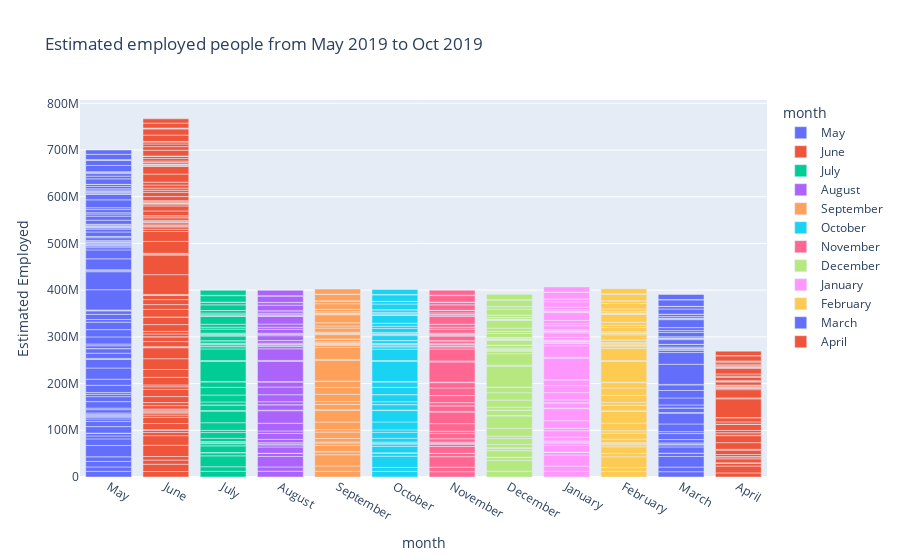

This figure's notebook cell:
### Code cell
fig = px.bar(df,x='month',y=' Estimated Employed',color='month',
            category_orders ={'month':['May', 'June', 'July', 'August', 'September', 'October',
       'November']},
            title='Estimated employed people from May 2019 to Oct 2019')
fig.show()

### Figure 1 — Plotly figure (JSON) as saved in the notebook; plotly's stock layout.template omitted (floating-point values rounded to 4 significant figures)
{"data": [{"alignmentgroup": "True", "hovertemplate": "month=%{x}<br> Estimated Employed=%{y}<extra></extra>", "legendgroup": "May", "marker": {"color": "#636efa", "pattern": {"shape": ""}}, "name": "May", "offsetgroup": "May", "orientation": "v", "showlegend": true, "textposition": "auto", "type": "bar", "x": ["May", "May", "May", "May", "May", "May", "May", "May", "May", "May", "May", "May", "May", "May", "May", "May", "May", "May", "May", "May", "May", "May", "May", "May", "May", "May", "May", "May", "May", "May", "May", "May", "May", "May", "May", "May", "May", "May", "May", "May", "May", "May", "May", "May", "May", "May", "May", "May", "May", "May", "May", "May", "May", "May", "May", "May", "May", "May", "May", "May", "May", "May", "May", "May", "May", "May", "May", "May", "May", "May", "May", "May", "May", "May", "May", "May", "May", "May", "May", "May", "May", "May", "May", "May", "May", "May", "May", "May", "May", "May", "May", "May", "May", "May", "May", "May", "May", "May", "May", "May", "May", "May", "May", "May", "May"], "xaxis": "x", "y": [11999139, 9526902, 11749334, 9926176, 24322330, 14050319, 6259019, 5454091, 169487, 129610, 179340, 128538, 13954728, 11121124, 5249186, 3914193, 2045760, 1732050, 2495186, 2716966, 7035766, 3315038, 13911440, 10626328, 5184355, 3799919, 15349838, 13099601, 23896858, 18423447, 1119011, 992148, 11155753, 9683719, 172474, 6088547, 3727366, 15226005, 15586833, 15844698, 5768342, 11053353, 7508747, 1019549, 911789, 43287808, 38640999, 2108044, 1915482, 23452875, 19115772, 4788661, 3428356, 1671707, 1441722, 3029344, 2207026, 348042, 2223129, 1276291, 5756475, 2343783, 264855, 9686558, 6072776, 2693596, 2013083, 245668, 134868, 1130139, 937435, 2404033, 830347, 8638239, 8669258, 4605913, 2826118, 6692720, 3879934, 16962574, 12365754, 228978, 222916, 2519582, 1975481, 283905, 64538, 3289918, 2682658, 5108436, 4225486, 89587, 75456, 11798080, 5733921, 5560649, 3108830, 423127, 384999, 13391244, 11111486, 676797, 778590, 11306177, 9240903], "yaxis": "y"}, {"alignmentgroup": "True", "hovertemplate": "month=%{x}<br> Estimated Employed=%{y}<extra></extra>", "legendgroup": "June", "marker": {"color": "#EF553B", "pattern": {"shape": ""}}, "name": "June", "offsetgroup": "June", "orientation": "v", "showlegend": true, "textposition": "auto", "type": "bar", "x": ["June", "June", "June", "June", "June", "June", "June", "June", "June", "June", "June", "June", "June", "June", "June", "June", "June", "June", "June", "June", "June", "June", "June", "June", "June", "June", "June", "June", "June", "June", "June", "June", "June", "June", "June", "June", "June", "June", "June", "June", "June", "June", "June", "June", "June", "June", "June", "June", "June", "June", "June", "June", "June", "June", "June", "June", "June", "June", "June", "June", "June", "June", "June", "June", "June", "June", "June", "June", "June", "June", "June", "June", "June", "June", "June", "June", "June", "June", "June", "June", "June", "June", "June", "June", "June", "June", "June", "June", "June", "June", "June", "June", "June", "June", "June", "June", "June", "June", "June", "June", "June", "June", "June", "June"], "xaxis": "x", "y": [11755881, 15572975, 8923222, 7544937, 24097712, 20622566, 6608626, 5781095, 149076, 112108, 170471, 13199281, 13243922, 4745178, 4357835, 1957081, 2230075, 2423742, 2049617, 7319782, 6375114, 12888490, 15396213, 5605627, 3952088, 16294794, 16748971, 23056511, 23601016, 1024797, 1150200, 10965154, 10187145, 184527, 6025235, 5364047, 14610564, 16076978, 141313, 16375303, 10169115, 10728822, 8891181, 1107013, 1106978, 42276572, 41908909, 2021553, 1675441, 25543465, 21225887, 4824630, 4954389, 1647342, 1551007, 3248864, 3124663, 337145, 306505, 2192020, 1602231, 5550172, 4306807, 304015, 10144965, 10574711, 2845190, 2304138, 237576, 224902, 1139815, 2326911, 2244460, 8862498, 8822411, 4678374, 4601293, 6509340, 6221562, 17375053, 16172690, 231252, 2356290, 2221069, 304369, 234926, 3307798, 3047750, 5241174, 5275784, 89702, 76269, 12318745, 7741005, 5683349, 4577995, 408738, 391015, 13624452, 13208724, 906889, 989470, 10611498, 9088931], "yaxis": "y"}, {"alignmentgroup": "True", "hovertemplate": "month=%{x}<br> Estimated Employed=%{y}<extra></extra>", "legendgroup": "July", "marker": {"color": "#00cc96", "pattern": {"shape": ""}}, "name": "July", "offsetgroup": "July", "orientation": "v", "showlegend": true, "textposition": "auto", "type": "bar", "x": ["July", "July", "July", "July", "July", "July", "July", "July", "July", "July", "July", "July", "July", "July", "July", "July", "July", "July", "July", "July", "July", "July", "July", "July", "July", "July", "July", "July", "July", "July", "July", "July", "July", "July", "July", "July", "July", "July", "July", "July", "July", "July", "July", "July", "July", "July", "July", "July", "July", "July", "July", "July", "July", "July"], "xaxis": "x", "y": [12086707, 9911534, 23248875, 6753622, 166605, 167437, 14327083, 4826560, 1916824, 2549316, 6958404, 12169808, 4855393, 16274707, 24843750, 1158511, 12009883, 139227, 6308129, 14859873, 16455928, 11538688, 1052597, 42697000, 2000524, 24857807, 4657443, 1739838, 3059744, 294379, 2285436, 5393091, 280367, 9828023, 2405973, 235894, 1183770, 2434579, 8738029, 4105211, 6266446, 17215677, 284015, 2542237, 281117, 3592442, 5372470, 108334, 12054414, 5432503, 410583, 13862431, 859900, 10779829], "yaxis": "y"}, {"alignmentgroup": "True", "hovertemplate": "month=%{x}<br> Estimated Employed=%{y}<extra></extra>", "legendgroup": "August", "marker": {"color": "#ab63fa", "pattern": {"shape": ""}}, "name": "August", "offsetgroup": "August", "orientation": "v", "showlegend": true, "textposition": "auto", "type": "bar", "x": ["August", "August", "August", "August", "August", "August", "August", "August", "August", "August", "August", "August", "August", "August", "August", "August", "August", "August", "August", "August", "August", "August", "August", "August", "August", "August", "August", "August", "August", "August", "August", "August", "August", "August", "August", "August", "August", "August", "August", "August", "August", "August", "August", "August", "August", "August", "August", "August", "August", "August", "August", "August", "August"], "xaxis": "x", "y": [12285693, 9292039, 22260203, 6607694, 135407, 183603, 13507342, 4558306, 1969248, 2778624, 7015356, 12686470, 5233449, 16559137, 26835389, 1065725, 11727659, 183930, 6183427, 15052051, 16463931, 10743959, 975501, 43298746, 1911380, 24924827, 4743179, 1595582, 2994763, 328282, 2392400, 5552510, 243277, 10228154, 2523005, 236315, 2335406, 8614340, 4448650, 6809834, 16602767, 259433, 2456983, 312882, 3499863, 5195170, 90850, 11933093, 5544693, 368977, 13580241, 823967, 11456493], "yaxis": "y"}, {"alignmentgroup": "True", "hovertemplate": "month=%{x}<br> Estimated Employed=%{y}<extra></extra>", "legendgroup": "September", "marker": {"color": "#FFA15A", "pattern": {"shape": ""}}, "name": "September", "offsetgroup": "September", "orientation": "v", "showlegend": true, "textposition": "auto", "type": "bar", "x": ["September", "September", "September", "September", "September", "September", "September", "September", "September", "September", "September", "September", "September", "September", "September", "September", "September", "September", "September", "September", "September", "September", "September", "September", "September", "September", "September", "September", "September", "September", "September", "September", "September", "September", "September", "September", "September", "September", "September", "September", "September", "September", "September", "September", "September", "September", "September", "September", "September", "September", "September", "September"], "xaxis": "x", "y": [12256762, 11468349, 23905700, 6490776, 166056, 163215, 13280783, 5127956, 2039804, 7500122, 13741892, 5400499, 16159315, 25219281, 1162159, 11167715, 175718, 6260971, 15419779, 14595441, 12636415, 1034408, 44198762, 2157845, 25610773, 4733996, 1576480, 2992082, 327239, 2311507, 5642253, 309643, 9609939, 2675862, 247210, 2357627, 8647794, 4640642, 6655967, 17396398, 253887, 2570663, 286573, 3227178, 5176819, 89450, 11902824, 5668785, 418043, 13522970, 711150, 11158649], "yaxis": "y"}, {"alignmentgroup": "True", "hovertemplate": "month=%{x}<br> Estimated Employed=%{y}<extra></extra>", "legendgroup": "October", "marker": {"color": "#19d3f3", "pattern": {"shape": ""}}, "name": "October", "offsetgroup": "October", "orientation": "v", "showlegend": true, "textposition": "auto", "type": "bar", "x": ["October", "October", "October", "October", "October", "October", "October", "October", "October", "October", "October", "October", "October", "October", "October", "October", "October", "October", "October", "October", "October", "October", "October", "October", "October", "October", "October", "October", "October", "October", "October", "October", "October", "October", "October", "October", "October", "October", "October", "October", "October", "October", "October", "October", "October", "October", "October", "October", "October", "October", "October", "October", "October", "October", "October"], "xaxis": "x", "y": [12017412, 8395906, 24053140, 7043840, 149511, 177440, 13828512, 4798833, 1946957, 2477621, 7761243, 12803527, 5328825, 17060638, 24330249, 1080609, 11621534, 180283, 6021921, 15178544, 146688, 15595647, 11375354, 1113764, 42833265, 2027662, 24353018, 4774377, 1595176, 3173429, 330856, 2297096, 6030363, 290264, 10474217, 2821456, 232322, 1029087, 2460196, 8799249, 4644510, 6603715, 17221991, 234375, 2456855, 312548, 3070438, 5384335, 87974, 12223948, 5318341, 414808, 13938303, 925174, 10563686], "yaxis": "y"}, {"alignmentgroup": "True", "hovertemplate": "month=%{x}<br> Estimated Employed=%{y}<extra></extra>", "legendgroup": "November", "marker": {"color": "#FF6692", "pattern": {"shape": ""}}, "name": "November", "offsetgroup": "November", "orientation": "v", "showlegend": true, "textposition": "auto", "type": "bar", "x": ["November", "November", "November", "November", "November", "November", "November", "November", "November", "November", "November", "November", "November", "November", "November", "November", "November", "November", "November", "November", "November", "November", "November", "November", "November", "November", "November", "November", "November", "November", "November", "November", "November", "November", "November", "November", "November", "November", "November", "November", "November", "November", "November", "November", "November", "November", "November", "November", "November", "November", "November", "November", "November", "November", "November"], "xaxis": "x", "y": [11397681, 9625362, 22445989, 6942931, 178768, 159489, 14487815, 4875763, 2024409, 2415724, 7279628, 11537217, 4557906, 16306428, 24881383, 1205703, 12192623, 142787, 6395022, 15278556, 162426, 16223430, 11265828, 1084633, 43261530, 2007113, 25630359, 4668772, 1708045, 3081077, 289593, 2341284, 5439600, 271612, 9896129, 2404239, 233029, 1226793, 2424281, 8613835, 4062767, 6459457, 17486683, 293431, 2594469, 275003, 3602243, 5306715, 107751, 11729952, 5338119, 427700, 14128888, 904903, 10768462], "yaxis": "y"}, {"alignmentgroup": "True", "hovertemplate": "month=%{x}<br> Estimated Employed=%{y}<extra></extra>", "legendgroup": "December", "marker": {"color": "#B6E880", "pattern": {"shape": ""}}, "name": "December", "offsetgroup": "December", "orientation": "v", "showlegend": true, "textposition": "auto", "type": "bar", "x": ["December", "December", "December", "December", "December", "December", "December", "December", "December", "December", "December", "December", "December", "December", "December", "December", "December", "December", "December", "December", "December", "December", "December", "December", "December", "December", "December", "December", "December", "December", "December", "December", "December", "December", "December", "December", "December", "December", "December", "December", "December", "December", "December", "December", "December", "December", "December", "December", "December", "December", "December", "December", "December"], "xaxis": "x", "y": [12528395, 22914530, 6569385, 145671, 177155, 13877825, 4603484, 1922821, 6873437, 12756132, 5065804, 16854647, 26357625, 1102997, 11345069, 180808, 6164215, 15485307, 161647, 15356938, 11068056, 1046878, 44640087, 1947566, 24906239, 4913963, 1722303, 2977857, 311146, 2415436, 5718337, 288154, 10172812, 2548835, 241366, 1209085, 2290170, 8592376, 4440283, 6787403, 16581144, 267417, 2369048, 313135, 3575778, 5109481, 88035, 12260389, 5317782, 399427, 13857200, 844779, 11335696], "yaxis": "y"}, {"alignmentgroup": "True", "hovertemplate": "month=%{x}<br> Estimated Employed=%{y}<extra></extra>", "legendgroup": "January", "marker": {"color": "#FF97FF", "pattern": {"shape": ""}}, "name": "January", "offsetgroup": "January", "orientation": "v", "showlegend": true, "textposition": "auto", "type": "bar", "x": ["January", "January", "January", "January", "January", "January", "January", "January", "January", "January", "January", "January", "January", "January", "January", "January", "January", "January", "January", "January", "January", "January", "January", "January", "January", "January", "January", "January", "January", "January", "January", "January", "January", "January", "January", "January", "January", "January", "January", "January", "January", "January", "January", "January", "January", "January", "January", "January", "January", "January", "January", "January", "January"], "xaxis": "x", "y": [12016676, 11420996, 23409006, 6236201, 157791, 158936, 14301844, 5062293, 2041035, 2373488, 7868736, 13938874, 5307026, 16183702, 25881398, 1229406, 11182128, 176252, 6189471, 15484353, 14954646, 12065915, 1057975, 45777509, 1986386, 24612171, 4618860, 1630908, 2988665, 332062, 2315972, 5647493, 257814, 9824501, 2630938, 246596, 1079537, 2329293, 8749154, 4597507, 6834930, 16715470, 261687, 2561320, 281698, 3252622, 5157363, 11926995, 5543380, 450155, 13656250, 725253, 11208617], "yaxis": "y"}, {"alignmentgroup": "True", "hovertemplate": "month=%{x}<br> Estimated Employed=%{y}<extra></extra>", "legendgroup": "February", "marker": {"color": "#FECB52", "pattern": {"shape": ""}}, "name": "February", "offsetgroup": "February", "orientation": "v", "showlegend": true, "textposition": "auto", "type": "bar", "x": ["February", "February", "February", "February", "February", "February", "February", "February", "February", "February", "February", "February", "February", "February", "February", "February", "February", "February", "February", "February", "February", "February", "February", "February", "February", "February", "February", "February", "February", "February", "February", "February", "February", "February", "February", "February", "February", "February", "February", "February", "February", "February", "February", "February", "February", "February", "February", "February", "February", "February", "February", "February", "February"], "xaxis": "x", "y": [11723617, 8462814, 23168192, 6847173, 147500, 171672, 13973042, 4570108, 1952464, 2163397, 7932402, 12753657, 5203579, 16178044, 25293535, 1112864, 11842655, 183619, 6009820, 15040572, 15828488, 11304474, 1169347, 44257432, 2057523, 26093009, 4822035, 1625454, 3113464, 316887, 2347941, 5708807, 306396, 10784753, 2752834, 227804, 1060116, 2493023, 8924061, 4624444, 6533435, 17122782, 233965, 2438080, 310342, 3219227, 5288343, 11742101, 5521496, 415339, 13803099, 963408, 10871168], "yaxis": "y"}, {"alignmentgroup": "True", "hovertemplate": "month=%{x}<br> Estimated Employed=%{y}<extra></extra>", "legendgroup": "March", "marker": {"color": "#636efa", "pattern": {"shape": ""}}, "name": "March", "offsetgroup": "March", "orientation": "v", "showlegend": true, "textposition": "auto", "type": "bar", "x": ["March", "March", "March", "March", "March", "March", "March", "March", "March", "March", "March", "March", "March", "March", "March", "March", "March", "March", "March", "March", "March", "March", "March", "March", "March", "March", "March", "March", "March", "March", "March", "March", "March", "March", "March", "March", "March", "March", "March", "March", "March", "March", "March", "March", "March", "March", "March", "March", "March", "March", "March", "March"], "xaxis": "x", "y": [11359660, 9878742, 22667882, 6894808, 152413, 13483615, 4366148, 1800426, 2361004, 7157454, 12853818, 4141953, 16480441, 23130976, 1192616, 9814156, 142176, 6373692, 15059769, 15848590, 12028377, 1060946, 43086706, 25097812, 4521537, 1664145, 3049637, 279839, 2407509, 5401392, 277093, 10083026, 2275407, 221432, 998103, 2480661, 9225835, 4079775, 6386723, 17065830, 289735, 2457952, 278851, 3601793, 4964911, 86186, 10982178, 5313236, 450271, 13889632, 889245, 10806105], "yaxis": "y"}, {"alignmentgroup": "True", "hovertemplate": "month=%{x}<br> Estimated Employed=%{y}<extra></extra>", "legendgroup": "April", "marker": {"color": "#EF553B", "pattern": {"shape": ""}}, "name": "April", "offsetgroup": "April", "orientation": "v", "showlegend": true, "textposition": "auto", "type": "bar", "x": ["April", "April", "April", "April", "April", "April", "April", "April", "April", "April", "April", "April", "April", "April", "April", "April", "April", "April", "April", "April", "April", "April", "April", "April", "April", "April", "April", "April", "April", "April", "April", "April", "April", "April", "April", "April", "April", "April", "April", "April", "April", "April", "April", "April", "April", "April", "April", "April", "April", "April", "April"], "xaxis": "x", "y": [8792827, 14645275, 6534321, 115487, 181657, 8587594, 4041050, 984171, 4280434, 9330400, 1754170, 14238959, 15014802, 803118, 5562449, 49420, 4721590, 13051219, 133399, 5086200, 8793799, 675083, 39970677, 1972074, 17639370, 2544084, 1454956, 1400962, 1066126, 3003787, 318957, 6701284, 1606580, 146957, 1054829, 7387995, 2179106, 4802873, 12674451, 161939, 1303244, 68122, 2298975, 2932923, 81905, 4632967, 3378431, 296431, 10944379, 748041, 9299466], "yaxis": "y"}], "layout": {"autosize": true, "barmode": "relative", "legend": {"title": {"text": "month"}, "tracegroupgap": 0}, "title": {"text": "Estimated employed people from May 2019 to Oct 2019"}, "xaxis": {"anchor": "y", "autorange": true, "categoryarray": ["May", "June", "July", "August", "September", "October", "November", "December", "January", "February", "March", "April"], "categoryorder": "array", "domain": [0, 1], "range": [-0.5, 11.5], "title": {"text": "month"}, "type": "category"}, "yaxis": {"anchor": "x", "autorange": true, "domain": [0, 1], "range": [0, 807100000.0], "title": {"text": " Estimated Employed"}, "type": "linear"}}}
